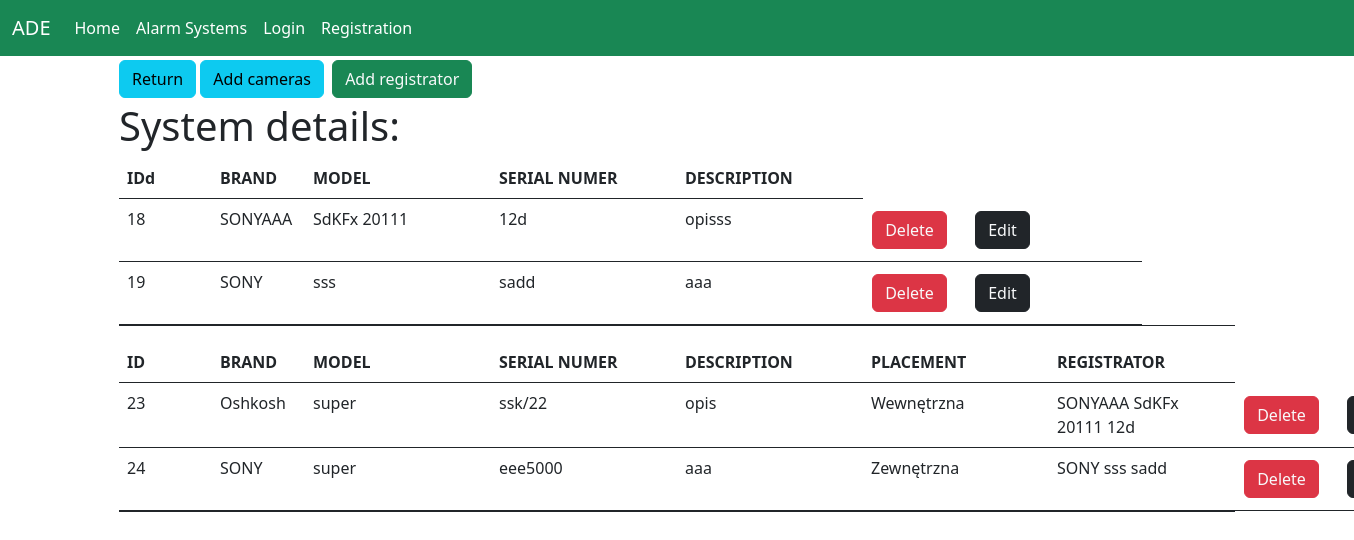
The app's page /main_view/details_system/25 with its own data.
### alarm_systems/models.py (models this page shows)
class System(models.Model):
    location = models.ForeignKey('Location', on_delete=models.CASCADE)
    date_installed = models.DateField(auto_now_add=True)
    last_check = models.DateField(auto_now=True)
    system_type = models.ForeignKey('SystemType', on_delete=models.CASCADE)

class Registrator(models.Model):
    brand = models.CharField(max_length=100)
    model = models.CharField(max_length=100)
    serial_number = models.CharField(max_length=100, unique=True)
    description = models.TextField(blank=True, null=True)
    system_types = models.ForeignKey('System', on_delete=models.CASCADE)

class Camera(models.Model):
    location_types = [(1, 'Zewnętrzna'),
                      (2, 'Wewnętrzna')]
    brand = models.CharField(max_length=100)
    model = models.CharField(max_length=100)
    serial_number = models.CharField(max_length=100, unique=True)
    placement = models.IntegerField(choices=location_types, default=1)
    description = models.TextField(blank=True, null=True)
    registrator = models.ForeignKey('Registrator', on_delete=models.CASCADE)

### alarm_systems/views.py (the view, shortened to what this page needs)
# urls.py: path('main_view/details_system/<int:system_id>', views.details_system,
def details_system(request, system_id):
    systems = System.objects.filter(pk=system_id)
    registrators = Registrator.objects.filter(system_types_id=system_id)
    centrals = Central.objects.filter(system_types_id=system_id)
    if registrators:
        cameras = []
        for registrator in registrators:
            cameras.extend(Camera.objects.filter(registrator_id=registrator))
        return render(request,
                      'home/system_details/details_system.html',
                      context={'registrators': registrators,
                               'cameras': cameras,
                               'systems': systems})
    else:
        return redirect('alarm_systems:empty_system', system_id)

### alarm_systems/templates/home/system_details/details_system.html (shortened to what this page needs)
{% extends 'base.html' %}
{% block container %}
    <div class="schedules-content">
        <div class="col-sm">
            {% if registrators %}
                <div class="col-sm">
                    {% for demanded_action in systems %}
                        <a href="{% url 'alarm_systems:location_details' demanded_action.location_id %}"
                           class="btn btn-info">Return</a>
                        <a href="{% url 'alarm_systems:add_camera' demanded_action.id %}"
                           class="btn btn-info">Add cameras</a>
                        <a href="{% url 'alarm_systems:add_registrator' demanded_action.id %}"
                           class="btn btn-success rounded-10 text-light m-1">Add registrator</a>
                    {% endfor %}
                </div>
                <h1>System details:</h1>
                <table class="table border-bottom border-dark ">
                    <thead>
                    <tr class="d-flex">
                        <th class="col-sm-1">IDd</th>
                        <th class="col-1">BRAND</th>
                        <th class="col-2">MODEL</th>
                        <th class="col-2">SERIAL NUMER</th>
                        <th class="col-2">DESCRIPTION</th>
                    </tr>
                    </thead>
                    <tbody class="text-color-lighter">
                    {% for registrator in registrators %}
                        <tr class="d-flex ">
                        <td class="col-sm-1">{{ registrator.id }}</td>
                        <td class="col-1">{{ registrator.brand }}</td>
                        <td class="col-2">{{ registrator.model }}</td>
                        <td class="col-2">{{ registrator.serial_number }}</td>
                        <td class="col-2">{{ registrator.description }}</td>
                        {% for demanded_action in systems %}
                            <td class="col-1 d-flex align-items-center justify-content-center flex-wrap">
                                <a href="{% url 'alarm_systems:delete_registrator' registrator.id %}"
                                   class="btn btn-danger rounded-10 text-light m-1">Delete</a>
                            <td class="col-1 d-flex align-items-center justify-content-center flex-wrap">
                                <a href="{% url 'alarm_systems:edit_registrator' registrator.id %}"
                                   class="btn btn-dark rounded-10 text-light m-1">Edit</a>
                            <td class="col-1 d-flex align-items-center justify-content-center flex-wrap">
                        {% endfor %}
                    {% endfor %}
                    </td>
                    </tbody>
                </table>
                <table class="table border-bottom border-dark ">
                    <thead>
                    <tr class="d-flex">
                        <th class="col-sm-1">ID</th>
                        <th class="col-1">BRAND</th>
                        <th class="col-2">MODEL</th>
                        <th class="col-2">SERIAL NUMER</th>
                        <th class="col-2">DESCRIPTION</th>
                        <th class="col-2">PLACEMENT</th>
                        <th class="col-2">REGISTRATOR</th>
                    </tr>
                    </thead>
                    <tbody class="text-color-lighter">
                    {% for camera in cameras %}
                        <tr class="d-flex ">
                        <td class="col-sm-1">{{ camera.id }}</td>
                        <td class="col-1">{{ camera.brand }}</td>
                        <td class="col-2">{{ camera.model }}</td>
                        <td class="col-2">{{ camera.serial_number }}</td>
                        <td class="col-2">{{ camera.description }}</td>
                        <td class="col-2">{{ camera.get_placement_display }}</td>
                        <td class="col-2">{{ camera.registrator.brand }} {{ camera.registrator.model }} {{ camera.registrator.serial_number }}</td>
                        <td class="col-1 d-flex align-items-center justify-content-center flex-wrap">
                            <a href="{% url 'alarm_systems:delete_camera' camera.id %}"
                               class="btn btn-danger rounded-10 text-light m-1">Delete</a>
                        <td class="col-1 d-flex align-items-center justify-content-center flex-wrap">
                        <a href="{% url 'alarm_systems:edit_camera' camera.id %}"
                           class="btn btn-dark rounded-10 text-light m-1">Edit</a>
                    {% endfor %}
                    </td>
                    </tr>
                    </tbody>
                </table>
                </div>
            {% endif %}
    </div>
{% endblock %}

### records on screen
Registrator: id "18", brand "SONYAAA", model "SdKFx 20111", serial_number "12d", description "opisss"
Registrator: id "19", brand "SONY", model "sss", serial_number "sadd", description "aaa"
Camera: id "23", brand "Oshkosh", model "super", serial_number "ssk/22", description "opis", placement "Wewnętrzna", registrator.brand "SONYAAA", registrator.model "SdKFx 20111", registrator.serial_number "12d"
Camera: id "24", brand "SONY", model "super", serial_number "eee5000", description "aaa", placement "Zewnętrzna", registrator.brand "SONY", registrator.model "sss", registrator.serial_number "sadd"
